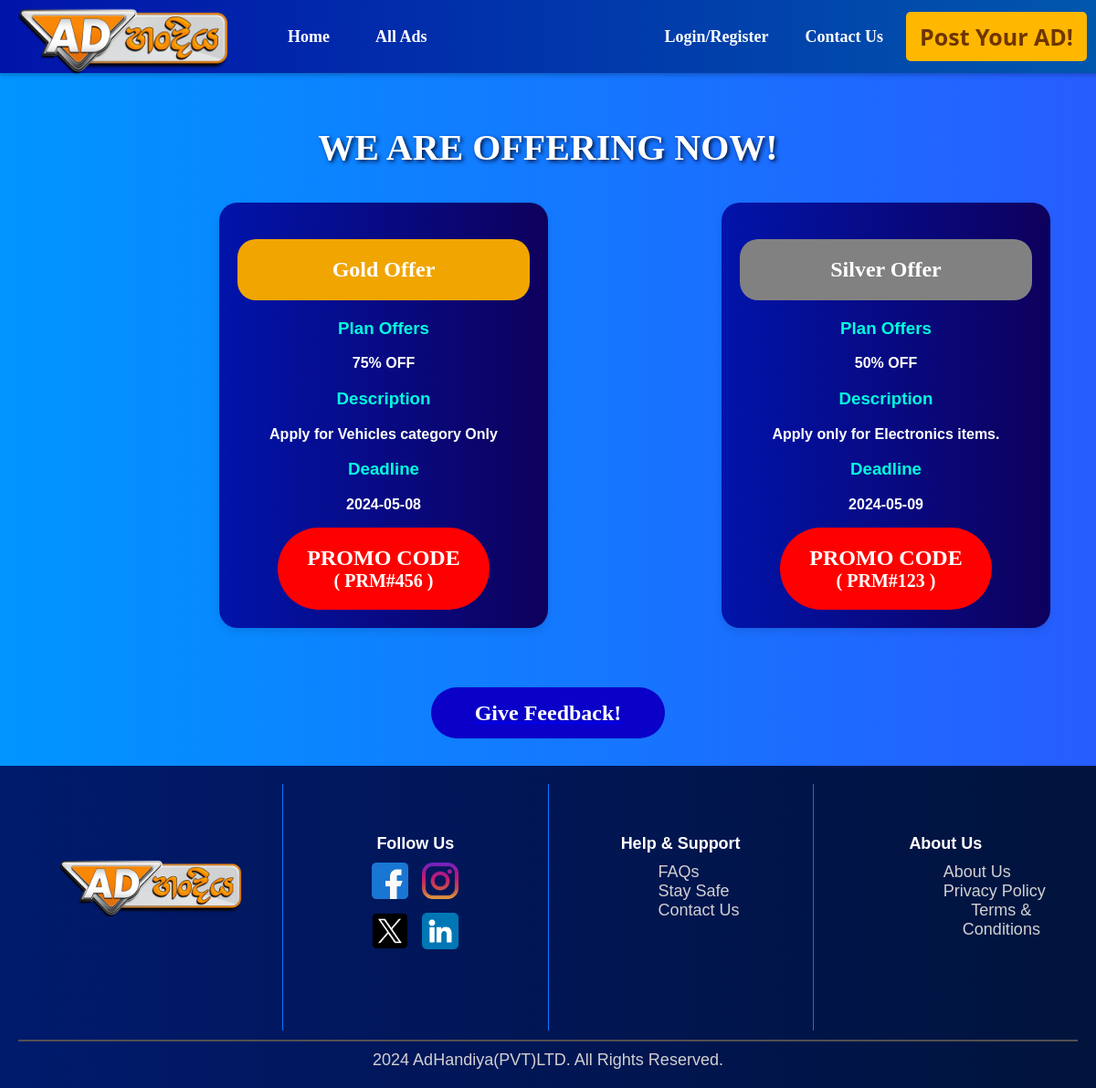
/pages/offers.php, run on the app's committed database.
### tables this page shows
CREATE TABLE `offers_table` (
  `ID` int(11) NOT NULL,
  `OfferType` varchar(20) NOT NULL,
  `OffersPlan` varchar(20) NOT NULL,
  `Description` varchar(60) NOT NULL,
  `Deadline` date NOT NULL,
  `Promo Code` varchar(10) NOT NULL
);

### pages/offers.php (the view, shortened to what this page needs)
<?php
require "../config/connection.php";
$offersTable = 'SELECT * FROM `offers_table` WHERE OfferType = "Gold" OR OfferType = "Silver" ORDER BY ID DESC LIMIT 2';
$offersList = $connection->query($offersTable);
?>
<!DOCTYPE html>
<html lang="en">
<head>
    <link rel="stylesheet" href="../assets/css/offers.css">
</head>
<body>
    <nav>
        <div class="left-side">
            <div class="logo"><img src="../assets/Images/adlogo.png">
            </div>
            <ul>
                <div class="nav-links">
                    <li><a href="../index.php" class="home-link">Home</a></li>
                    <li><a href="#allads" class="all-ads-link">All Ads</a></li>
                </div>
            </ul>
        </div>
        <ul>
            <div class="right-side">
                <li><a href="../pages/login.php">Login/Register</a></li>
                <li><a href="#contact">Contact Us</a></li>
                <li><a href="#post" class="postAD-link">Post Your AD!</a></li>
            </div>
        </ul>
    </nav>
    <div class="offer-titles">
        <h1>WE ARE OFFERING NOW!</h1>
    </div>
    <div class="card-background">
        <?php
        if ($offersList->num_rows > 0) {
            while ($row = $offersList->fetch_assoc()) {
                if ($row['OfferType'] == "Gold") {
        ?>
                    <div class="card">
                        <div class="card-content">
                            <div class="offer-type1">
                                <h2><?php echo $row['OfferType']; ?> Offer</h2>
                            </div>
                            <div class="plan-Offers">
                                <h3>Plan Offers</h3>
                                <p><?php echo $row['OffersPlan']; ?></p>
                            </div>
                            <div class="offer-description">
                                <h3>Description</h3>
                                <p>
                                    <?php echo $row['Description']; ?>
                                </p>
                            </div>
                            <div class="offer-deadline">
                                <h3>Deadline</h3>
                                <p><?php echo $row['Deadline']; ?></p>
                            </div>
                            <div class="promocode-card1">
                                <h2>PROMO CODE <br> <small> ( <?php echo $row['Promo Code']; ?> ) </small></h2>
                            </div>
                        </div>
                    </div>
                <?php
                } else {
                ?>
                    <div class="card">
                        <div class="card-content">
                            <div class="offer-type2">
                                <h2><?php echo $row['OfferType']; ?> Offer</h2>
                            </div>
                            <div class="plan-Offers">
                                <h3>Plan Offers</h3>
                                <p><?php echo $row['OffersPlan']; ?></p>
                            </div>
                            <div class="offer-description">
                                <h3>Description</h3>
                                <p>
                                    <?php echo $row['Description']; ?>
                                </p>
                            </div>
                            <div class="offer-deadline">
                                <h3>Deadline</h3>
                                <p><?php echo $row['Deadline']; ?></p>
                            </div>
                            <div class="promocode-card2">
                                <h2>PROMO CODE <br> <small> ( <?php echo $row['Promo Code']; ?> ) </small></h2>
                            </div>
                        </div>
                    </div>
        <?php
                }
            }
        }
        ?>
    </div>
    <div class="feedback">
        <a href="../../FeedbackPage/feedback.php">
            <h2>Give Feedback!</h2>
        </a>
    </div>
    <div class="footer">
        <div class="footer-row">
            <div class="footer-logo">
                <img src="../assets/Images/adlogo.png" alt="f-logo">
            </div>
            <div class="footer-followUs">
                <ul>
                    <li>Follow Us</li>
                    <div class="f_uprow-links">
                        <li><a href="#facebook"><img src="../assets/Images/fb.png" alt="fb-logo"></a></li>
                        <li><a href="#Instagram"><img src="../assets/Images/ig.png" alt="Insta-logo"></a></li>
                    </div>
                    <div class="f_downrow-links">
                        <li><a href="#xtwitter"><img src="../assets/Images/xtwitter.png" alt="xtweet-logo"></a></li>
                        <li><a href="#linkedin"><img src="../assets/Images/linkedin.png" alt="linkedin-logo"></a></li>
                    </div>
                </ul>
            </div>
            <div class="footer-helpSup">
                <ul>
                    <li>Help & Support</li>
                    <li><a href="#FAQs">FAQs</a></li>
                    <li><a href="#StaySafe">Stay Safe</a></li>
                    <li><a href="#ContUs">Contact Us</a></li>
                </ul>
            </div>
            <div class="footer-aboutUs">
                <ul>
                    <li>About Us</li>
                    <li><a href="#FAQs">About Us</a></li>
                    <li><a href="#StaySafe">Privacy Policy</li>
                    <li><a href="#ContUs">Terms & Conditions</a></li>
                </ul>
            </div>
        </div>
        <div class="right-reserved">
            2024 AdHandiya(PVT)LTD. All Rights Reserved.
        </div>
    </div>
</body>
</html>

### data on the page
offers_table: OfferType "Gold", OffersPlan "75% OFF", Description "Apply for Vehicles category Only", Deadline "2024-05-08", Promo Code "PRM#456"
offers_table: OfferType "Silver", OffersPlan "50% OFF", Description "Apply only for Electronics items.", Deadline "2024-05-09", Promo Code "PRM#123"
